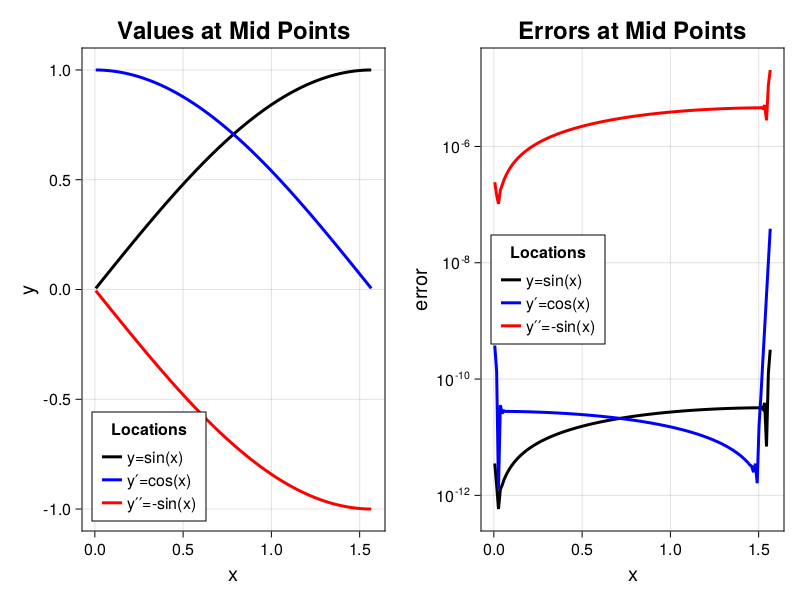

Source code (Julia):
#=
Created on Sat 30 Sep 2020
Updated on Fri 16 Feb 2024
-------------------------------------------------------------------------------
This software, like the language it is written in, is published under the MIT
License, https://opensource.org/licenses/MIT.

Copyright (c) 2023:
Alan Freed and John Clayton

Permission is hereby granted, free of charge, to any person obtaining a copy of
this software and associated documentation files (the "Software"), to deal in
the Software without restriction, including without limitation the rights to
use, copy, modify, merge, publish, distribute, sublicense, and/or sell copies
of the Software, and to permit persons to whom the Software is furnished to do
so, subject to the following conditions:

The above copyright notice and this permission notice shall be included in all
copies or substantial portions of the Software.

THE SOFTWARE IS PROVIDED "AS IS", WITHOUT WARRANTY OF ANY KIND, EXPRESS OR
IMPLIED, INCLUDING BUT NOT LIMITED TO THE WARRANTIES OF MERCHANTABILITY, FITNESS
FOR A PARTICULAR PURPOSE AND NONINFRINGEMENT. IN NO EVENT SHALL THE AUTHORS OR
COPYRIGHT HOLDERS BE LIABLE FOR ANY CLAIM, DAMAGES OR OTHER LIABILITY, WHETHER
IN AN ACTION OF CONTRACT, TORT OR OTHERWISE, ARISING FROM, OUT OF OR IN
CONNECTION WITH THE SOFTWARE OR THE USE OR OTHER DEALINGS IN THE SOFTWARE.
-------------------------------------------------------------------------------

This test program verifies the B-spline implemented in BSplineKit.jl by
creating a B-spline for a sine wave, whose first derivative should produce a
cosine wave, and whose second derivative should produce a negative sine wave.
=#

#------------------------------------------------------------------------------

module testBSpline

using
    BSplineKit,
    CairoMakie

export
    run

function run(knots::Integer, figurePath::String)
    xₖ   = zeros(Float64, knots)
    yₖ   = zeros(Float64, knots)

    nodes = knots - 1
    xₙ    = zeros(Float64, nodes)
    eₙ    = zeros(Float64, nodes)
    e′ₙ   = zeros(Float64, nodes)
    e′′ₙ  = zeros(Float64, nodes)
    yₙ    = zeros(Float64, nodes)
    y′ₙ   = zeros(Float64, nodes)
    y′′ₙ  = zeros(Float64, nodes)
    zₙ    = zeros(Float64, nodes)
    z′ₙ   = zeros(Float64, nodes)
    z′′ₙ  = zeros(Float64, nodes)

    dx = 0.5π / (knots - 1)

    xₖ[1] = 0.0
    yₖ[1] = sin(xₖ[1])
    for n = 2:knots
        xₖ[n] = xₖ[n-1] + dx
        yₖ[n] = sin(xₖ[n])
    end

    # Nodes are at the mid-points between neighboring knots.
    xₙ[1]   = 0.5dx
    yₙ[1]   = sin(xₙ[1])
    y′ₙ[1]  = cos(xₙ[1])
    y′′ₙ[1] = -sin(xₙ[1])
    for n = 2:nodes
        xₙ[n]   = xₙ[n-1] + dx
        yₙ[n]   = sin(xₙ[n])
        y′ₙ[n]  = cos(xₙ[n])
        y′′ₙ[n] = -sin(xₙ[n])
    end

    # Spline the knots and its first two derivatives.
    s   = interpolate(xₖ, yₖ, BSplineOrder(4))
    s′  = diff(s)
    s′′ = diff(s′)

    # Compute spline error at the nodes, i.e., mid points between knots.
    for n = 1:nodes
        eₙ[n]   = abs(s(xₙ[n]) - yₙ[n])
        e′ₙ[n]  = abs(s′(xₙ[n]) - y′ₙ[n])
        e′′ₙ[n] = abs(s′′(xₙ[n]) - y′′ₙ[n])
        zₙ[n]   = s(xₙ[n])
        z′ₙ[n]  = s′(xₙ[n])
        z′′ₙ[n] = s′′(xₙ[n])
    end
    CairoMakie.activate!(type = "png")
    fig = Figure(; size = (1000, 500)) # (500ϕ, 500), ϕ is golden ratio
    ax1 = Axis(fig[1, 1];
        title  = "Values at Mid Points",
        xlabel = "x",
        ylabel = "y",
        titlesize = 24,
        xlabelsize = 20,
        ylabelsize = 20)
    lines!(ax1, xₙ, zₙ;
        linewidth = 3,
        linestyle = :solid,
        color = :black,
        label = "y=sin(x)")
    lines!(ax1, xₙ, z′ₙ;
        linewidth = 3,
        linestyle = :solid,
        color = :blue,
        label = "y′=cos(x)")
    lines!(ax1, xₙ, z′′ₙ;
        linewidth = 3,
        linestyle = :solid,
        color = :red,
        label = "y′′=-sin(x)")
    axislegend("Locations",
        position = :lb)

    ax2 = Axis(fig[1,2];
        title  = "Errors at Mid Points",
        xlabel = "x",
        ylabel = "error",
        titlesize = 24,
        xlabelsize = 20,
        ylabelsize = 20,
        yscale = log10)
    lines!(ax2, xₙ, eₙ;
        linewidth = 3,
        linestyle = :solid,
        color = :black,
        label = "y=sin(x)")
    lines!(ax2, xₙ, e′ₙ;
        linewidth = 3,
        linestyle = :solid,
        color = :blue,
        label = "y′=cos(x)")
    lines!(ax2, xₙ, e′′ₙ;
        linewidth = 3,
        linestyle = :solid,
        color = :red,
        label = "y′′=-sin(x)")
    axislegend("Locations",
        position = :lc)

    figPath = string(figurePath, "testBSpline.png")
    save(figPath, fig)
end # run

end # testBSpline